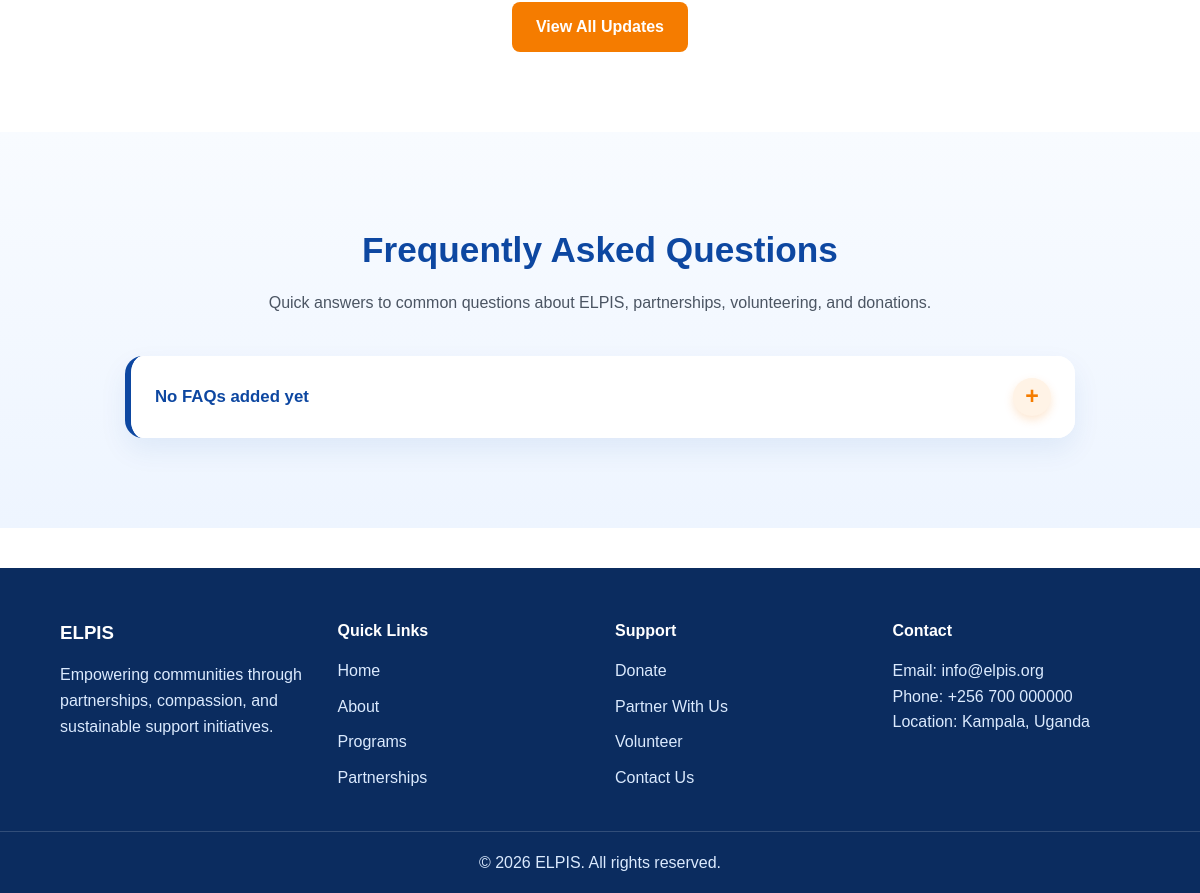
The app's page / (lower part), older data.
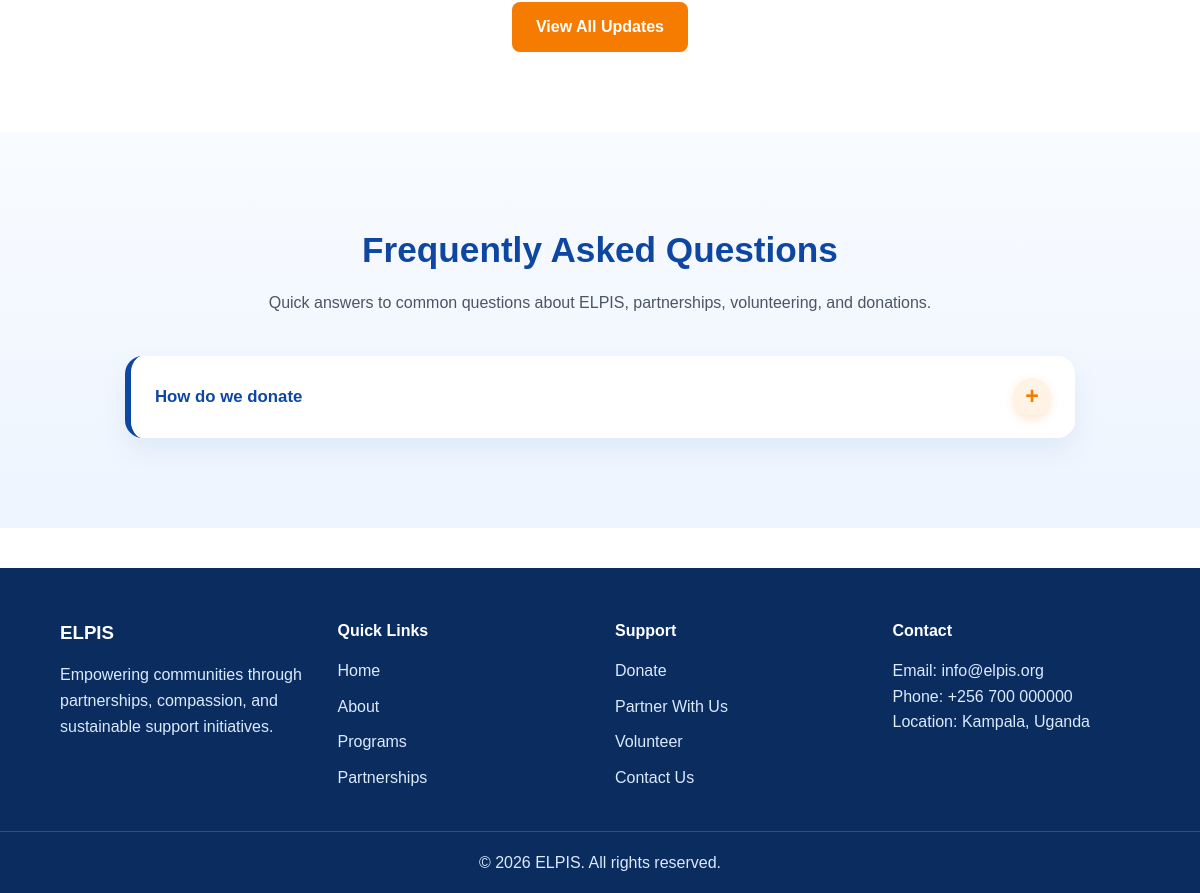
The same page, newer data.
### main/models.py (models this page shows, shortened)
class FAQ(models.Model):
    question = models.CharField(max_length=255)
    answer = models.TextField()
    created_at = models.DateTimeField(auto_now_add=True)

### main/views.py (the view)
# urls.py: path('', views.index, name='index'),
def index(request):
    programs = Program.objects.all()[:4]
    partners = Partner.objects.all()[:8]
    latest_news = NewsPost.objects.order_by('-created_at')[:3]
    faqs = FAQ.objects.order_by('-created_at')[:6]
    gallery_items = GalleryItem.objects.order_by('-created_at')[:6]
    hero_content = HeroSection.objects.first()
    hero_images = HeroImage.objects.order_by('-created_at')
    total_programs = Program.objects.count()
    total_volunteers = VolunteerApplication.objects.count()
    total_partnerships = PartnershipInquiry.objects.count()
    total_donations = Donation.objects.count()
    context = {
        'programs': programs,
        'partners': partners,
        'latest_news': latest_news,
        'faqs': faqs,
        'hero_section': hero_content,
        'hero_images': hero_images,
        'gallery_items': gallery_items,
        'total_programs': total_programs,
        'total_volunteers': total_volunteers,
        'total_partnerships': total_partnerships,
        'total_donations': total_donations,
    }
    return render(request, 'main/index.html', context)

### main/templates/main/index.html (shortened to what this page needs)
{% extends 'main/base.html' %}
{% block content %}
<section class="section">
    <div class="container">
        <div class="section-center">
            <a href="{% url 'news_list' %}" class="btn btn-primary">View All Updates</a>
        </div>
    </div>
</section>
<section class="section faq-section">
    <div class="container">
        <div class="section-heading">
            <h2>Frequently Asked Questions</h2>
            <p>Quick answers to common questions about ELPIS, partnerships, volunteering, and donations.</p>
        </div>
        <div class="faq-list">
            {% for faq in faqs %}
                <div class="faq-item">
                    <button class="faq-question" type="button" onclick="toggleFaq(this)">
                        <span class="faq-question-text">{{ faq.question }}</span>
                        <span class="faq-icon">+</span>
                    </button>
                </div>
            {% empty %}
                <div class="faq-item">
                    <button class="faq-question" type="button" onclick="toggleFaq(this)">
                        <span class="faq-question-text">No FAQs added yet</span>
                        <span class="faq-icon">+</span>
                    </button>
                </div>
            {% endfor %}
        </div>
    </div>
</section>
{% endblock %}

Row changes from the older to the newer data that the page shows:
added FAQ: question "How do we donate"
Text that changed along with them:
text no longer shown: "No FAQs added yet +"
